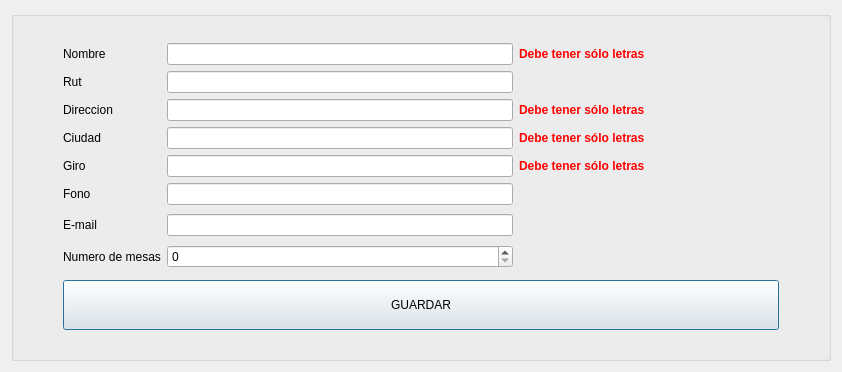
<?xml version="1.0" encoding="UTF-8"?>
<ui version="4.0">
 <class>FormularioEmpresa</class>
 <widget class="QDialog" name="FormularioEmpresa">
  <property name="geometry">
   <rect>
    <x>0</x>
    <y>0</y>
    <width>842</width>
    <height>372</height>
   </rect>
  </property>
  <property name="windowTitle">
   <string>Datos de la Empresa</string>
  </property>
  <layout class="QVBoxLayout" name="verticalLayout">
   <item>
    <widget class="QGroupBox" name="groupBox">
     <property name="title">
      <string/>
     </property>
     <layout class="QGridLayout" name="gridLayout_2">
      <property name="topMargin">
       <number>20</number>
      </property>
      <property name="bottomMargin">
       <number>20</number>
      </property>
      <item row="0" column="2">
       <spacer name="horizontalSpacer">
        <property name="orientation">
         <enum>Qt::Horizontal</enum>
        </property>
        <property name="sizeType">
         <enum>QSizePolicy::Fixed</enum>
        </property>
        <property name="sizeHint" stdset="0">
         <size>
          <width>40</width>
          <height>20</height>
         </size>
        </property>
       </spacer>
      </item>
      <item row="0" column="0">
       <spacer name="horizontalSpacer_2">
        <property name="orientation">
         <enum>Qt::Horizontal</enum>
        </property>
        <property name="sizeType">
         <enum>QSizePolicy::Fixed</enum>
        </property>
        <property name="sizeHint" stdset="0">
         <size>
          <width>40</width>
          <height>20</height>
         </size>
        </property>
       </spacer>
      </item>
      <item row="0" column="1">
       <layout class="QGridLayout" name="gridLayout">
        <item row="6" column="1">
         <widget class="QLineEdit" name="lineEdit_fono"/>
        </item>
        <item row="7" column="1">
         <widget class="QLineEdit" name="lineEdit_email"/>
        </item>
        <item row="7" column="2">
         <widget class="QLabel" name="label_error_email">
          <property name="text">
           <string>&lt;html&gt;&lt;head/&gt;&lt;body&gt;&lt;p&gt;&lt;br/&gt;&lt;/p&gt;&lt;/body&gt;&lt;/html&gt;</string>
          </property>
         </widget>
        </item>
        <item row="5" column="2">
         <widget class="QLabel" name="label_error_giro">
          <property name="text">
           <string>&lt;html&gt;&lt;head/&gt;&lt;body&gt;&lt;p&gt;&lt;span style=&quot; font-weight:600; color:#ff0000;&quot;&gt;Debe tener sólo letras&lt;/span&gt;&lt;/p&gt;&lt;/body&gt;&lt;/html&gt;</string>
          </property>
         </widget>
        </item>
        <item row="3" column="2">
         <widget class="QLabel" name="label_error_ciudad">
          <property name="text">
           <string>&lt;html&gt;&lt;head/&gt;&lt;body&gt;&lt;p&gt;&lt;span style=&quot; font-weight:600; color:#ff0000;&quot;&gt;Debe tener sólo letras&lt;/span&gt;&lt;/p&gt;&lt;/body&gt;&lt;/html&gt;</string>
          </property>
         </widget>
        </item>
        <item row="1" column="0">
         <widget class="QLabel" name="label_3">
          <property name="text">
           <string>Rut</string>
          </property>
         </widget>
        </item>
        <item row="1" column="1">
         <widget class="QLineEdit" name="lineEdit_rut"/>
        </item>
        <item row="2" column="1">
         <widget class="QLineEdit" name="lineEdit_direccion">
          <property name="sizePolicy">
           <sizepolicy hsizetype="Preferred" vsizetype="Fixed">
            <horstretch>0</horstretch>
            <verstretch>0</verstretch>
           </sizepolicy>
          </property>
         </widget>
        </item>
        <item row="0" column="1">
         <widget class="QLineEdit" name="lineEdit_nombre"/>
        </item>
        <item row="2" column="0">
         <widget class="QLabel" name="label_2">
          <property name="text">
           <string>Direccion</string>
          </property>
         </widget>
        </item>
        <item row="0" column="0">
         <widget class="QLabel" name="label">
          <property name="text">
           <string>Nombre</string>
          </property>
         </widget>
        </item>
        <item row="0" column="2">
         <widget class="QLabel" name="label_error_nombre">
          <property name="minimumSize">
           <size>
            <width>260</width>
            <height>0</height>
           </size>
          </property>
          <property name="text">
           <string>&lt;html&gt;&lt;head/&gt;&lt;body&gt;&lt;p&gt;&lt;span style=&quot; font-weight:600; color:#ff0000;&quot;&gt;Debe tener sólo letras&lt;/span&gt;&lt;/p&gt;&lt;/body&gt;&lt;/html&gt;</string>
          </property>
         </widget>
        </item>
        <item row="2" column="2">
         <widget class="QLabel" name="label_error_direccion">
          <property name="text">
           <string>&lt;html&gt;&lt;head/&gt;&lt;body&gt;&lt;p&gt;&lt;span style=&quot; font-weight:600; color:#ff0000;&quot;&gt;Debe tener sólo letras&lt;/span&gt;&lt;/p&gt;&lt;/body&gt;&lt;/html&gt;</string>
          </property>
         </widget>
        </item>
        <item row="6" column="0">
         <widget class="QLabel" name="label_5">
          <property name="text">
           <string>Fono</string>
          </property>
         </widget>
        </item>
        <item row="1" column="2">
         <widget class="QLabel" name="label_error_rut">
          <property name="minimumSize">
           <size>
            <width>177</width>
            <height>20</height>
           </size>
          </property>
          <property name="text">
           <string/>
          </property>
         </widget>
        </item>
        <item row="3" column="0">
         <widget class="QLabel" name="label_4">
          <property name="text">
           <string>Ciudad</string>
          </property>
         </widget>
        </item>
        <item row="5" column="0">
         <widget class="QLabel" name="label_6">
          <property name="text">
           <string>Giro</string>
          </property>
         </widget>
        </item>
        <item row="3" column="1">
         <widget class="QLineEdit" name="lineEdit_ciudad"/>
        </item>
        <item row="5" column="1">
         <widget class="QLineEdit" name="lineEdit_giro"/>
        </item>
        <item row="7" column="0">
         <widget class="QLabel" name="label_7">
          <property name="text">
           <string>E-mail</string>
          </property>
         </widget>
        </item>
        <item row="8" column="0">
         <widget class="QLabel" name="label_8">
          <property name="text">
           <string>Numero de mesas</string>
          </property>
         </widget>
        </item>
        <item row="8" column="1">
         <widget class="QSpinBox" name="spinBox_num_mesas"/>
        </item>
       </layout>
      </item>
      <item row="1" column="1">
       <widget class="QPushButton" name="pushButton_guardar">
        <property name="minimumSize">
         <size>
          <width>100</width>
          <height>50</height>
         </size>
        </property>
        <property name="maximumSize">
         <size>
          <width>16777215</width>
          <height>50</height>
         </size>
        </property>
        <property name="text">
         <string>GUARDAR</string>
        </property>
       </widget>
      </item>
     </layout>
    </widget>
   </item>
  </layout>
 </widget>
 <resources/>
 <connections/>
</ui>
